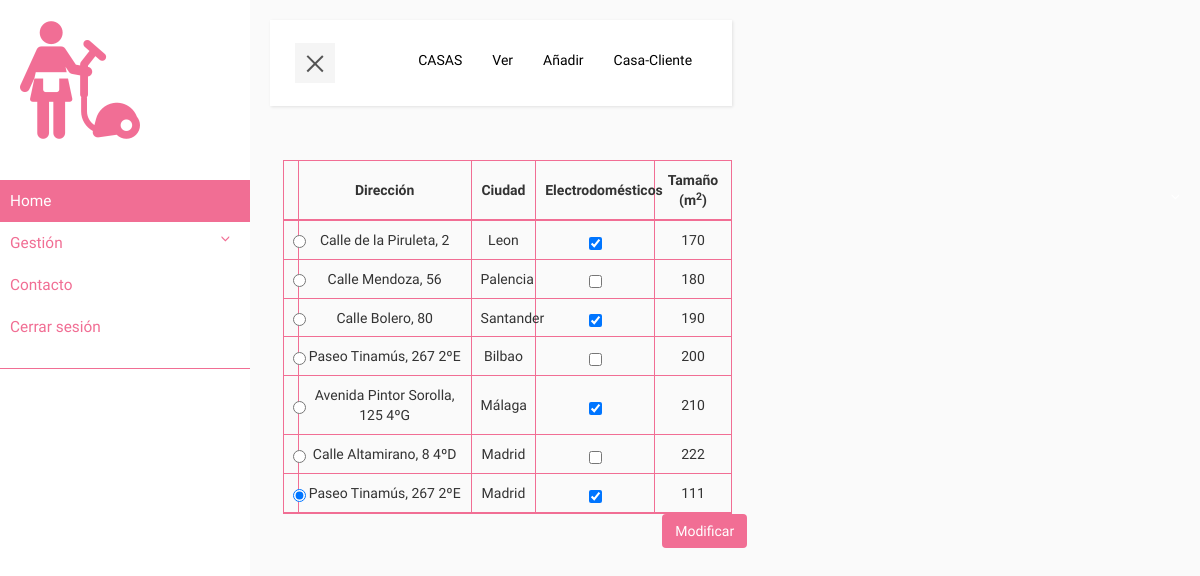
The app's page /ProyectoNetbeans/assets/components/home/view.php?casa=ver with its own data.
### tables this page shows
CREATE TABLE `casa` (
  `P_casa` int(11) NOT NULL,
  `sice` int(4) DEFAULT NULL,
  `direccion` varchar(200) NOT NULL,
  `ciudad` varchar(40) NOT NULL,
  `hasFurniture` tinyint(4) NOT NULL,
  `A_cliente` int(11) NOT NULL
);

### ProyectoNetbeans/assets/components/home/model.php (called while the page is built, shortened)
<?php
require_once './../clases/casa.php';
class modelClass {
    function verCasas()
    {
    require_once './../conexion/conexion.php';
        $stmt = $conn->prepare("SELECT * FROM casa");
        $stmt->execute();
        $casas = Array();
        $resultado = $stmt->fetch();
        while ($resultado != null)
        {
            $casa = new Casa($resultado);
            array_push($casas, $casa);
            $resultado = $stmt->fetch();
        }
        return $casas;
    }
}

### ProyectoNetbeans/assets/components/clases/casa.php (called while the page is built, shortened)
<?php
class Casa{
    private $P_casa;
    private $sice;
    private $direccion;
    private $ciudad;
    private $hasFurniture;
    public function __construct($row) {
        $this->P_casa = $row["P_casa"];
        $this->sice = $row["sice"];
        $this->direccion = $row["direccion"];
        $this->ciudad = $row["ciudad"];
        $this->hasFurniture = $row["hasFurniture"];
    }
    public function getP_casa(){
        return $this->P_casa;
    }
    public function getSice(){
        return $this->sice;
    }
    public function getDireccion(){
        return $this->direccion;
    }
    public function getCiudad(){
        return $this->ciudad;
    }
    public function getHasFurniture(){
        return $this->hasFurniture;
    }
}

### ProyectoNetbeans/assets/components/home/controller-casas.php (the view, shortened to what this page needs)
<?php
function tablaVistaCasas(){
    $tablaHTML= "<div id='tablaVista' class='container-fluid'>
    <form method='POST' action='?casa=modificar'>
        <table class='row table-bordered table-hover table-responsive'>
            <thead>
                <tr>
                    <th>&nbsp;&nbsp;&nbsp;&nbsp;</th>
                    <th class='text-center'>Dirección</th>
                    <th class='text-center'>Ciudad</th>
                    <th class='text-center'>Electrodomésticos</th>
                    <th class='text-center'>Tamaño (m<sup>2</sup>)</th>
                </tr>
            </thead>
            <tbody>";
            $model = new modelClass();
            $casas = $model->verCasas();
            foreach ($casas as $value) {
                $tablaHTML.= "
                <tr>
                    <td>
                        <input class='radio' type='radio' value='" . $value->getP_casa() . "' name='btnRadioCasa' checked>
                    </td>
                    <td class='text-center'>" . $value->getDireccion() . "</td>
                    <td class='text-center'>" . $value->getCiudad() . "</td>
                    <td class='text-center'>
                        ";
                        if ($value->getHasFurniture() == 1)
                        {
                            $tablaHTML.= "<input type='checkbox' class='checkbox checkbox-inline' name='btncheck' checked onclick='return false;'>";
                        }
                        else{
                            $tablaHTML.= "<input type='checkbox' class='checkbox checkbox-inline' name='btncheck' onclick='return false;'>";
                        }
                        $tablaHTML.="
                    </td>
                    <td class='text-center'>" . $value->getSice() . "</td>
                </tr>"; } $tablaHTML.= "</tbody>
        </table>
        <div class='col-md-offset-10 col-md-3'>
            <button id='modificarCasa' name='modificarCasa' type='submit' class='btn estilo-btn'>Modificar</button>
        </div>
    </form>
</div>";
return $tablaHTML;
}
function formShowCasas(){
    $contenido = "" .
    tablaVistaCasas()
     . "";
    return $contenido;
}
function menuCasas($tipoGestion){
    $contenido = "<div class='collapse navbar-collapse' id='bs-example-navbar-collapse-1'>
    <ul class='nav navbar-nav navbar-right'>
        <li><a>". strtoupper($tipoGestion) ."</a></li>
        <li><a href='?casa=ver'>Ver</a></li>
        <li><a href='?casa=anadir'>Añadir</a></li>
        <li><a href='?casa=casa-cliente'>Casa-Cliente</a></li>
    </ul>
</div>
</div>
</nav>";
    return $contenido;
}

### ProyectoNetbeans/assets/css/home.css (style rules this page uses)
* { font-family: 'Cousine'; }
body { background: #fafafa; }
a, a:hover, a:focus { color: inherit; text-decoration: none; transition: all 0.3s; }
.navbar-default .navbar-nav>li>a { color: black; }
@media (min-width: 769px) { #tablaVista { padding-top: 3%; padding-left: 6%; } }
@media (min-width: 769px) { #tablaVista th, #tablaVista td { padding: 2%; } }
.estilo-btn { background-color: #f16e94 !important; color: #fff; }
#tablaVista table, #tablaVista th, #tablaVista td { border: 1px solid #f16e94; }

### records on screen
casa: direccion "Calle de la Piruleta, 2", ciudad "Leon", sice "170"
casa: direccion "Calle Mendoza, 56", ciudad "Palencia", sice "180"
casa: direccion "Calle Bolero, 80", ciudad "Santander", sice "190"
casa: direccion "Paseo Tinamús, 267 2ºE", ciudad "Bilbao", sice "200"
casa: direccion "Avenida Pintor Sorolla, 125 4ºG", ciudad "Málaga", sice "210"
casa: direccion "Calle Altamirano, 8 4ºD", ciudad "Madrid", sice "222"
casa: direccion "Paseo Tinamús, 267 2ºE", ciudad "Madrid", sice "111"

### other values on screen
$tipoGestion "CASAS"
